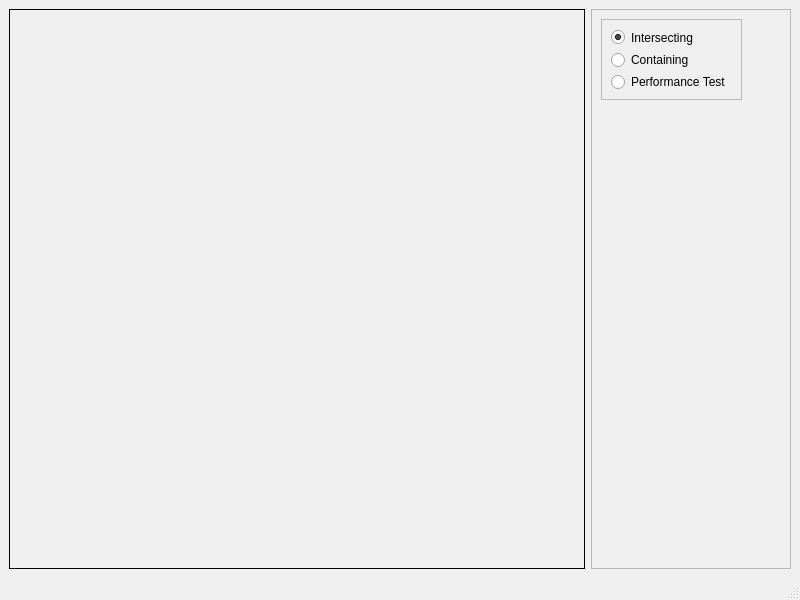
<?xml version="1.0" encoding="UTF-8"?>
<ui version="4.0">
 <class>ExampleCanvas</class>
 <widget class="QMainWindow" name="ExampleCanvas">
  <property name="geometry">
   <rect>
    <x>0</x>
    <y>0</y>
    <width>800</width>
    <height>600</height>
   </rect>
  </property>
  <property name="windowTitle">
   <string>ExampleCanvas</string>
  </property>
  <widget class="QWidget" name="centralwidget">
   <layout class="QGridLayout" name="gridLayout">
    <item row="0" column="0">
     <widget class="QFrame" name="canvasWidget">
      <property name="frameShape">
       <enum>QFrame::Box</enum>
      </property>
      <property name="frameShadow">
       <enum>QFrame::Plain</enum>
      </property>
     </widget>
    </item>
    <item row="0" column="1">
     <widget class="QFrame" name="frame">
      <property name="maximumSize">
       <size>
        <width>200</width>
        <height>16777215</height>
       </size>
      </property>
      <property name="frameShape">
       <enum>QFrame::StyledPanel</enum>
      </property>
      <property name="frameShadow">
       <enum>QFrame::Raised</enum>
      </property>
      <widget class="QFrame" name="frame_2">
       <property name="geometry">
        <rect>
         <x>10</x>
         <y>10</y>
         <width>141</width>
         <height>81</height>
        </rect>
       </property>
       <property name="frameShape">
        <enum>QFrame::StyledPanel</enum>
       </property>
       <property name="frameShadow">
        <enum>QFrame::Raised</enum>
       </property>
       <layout class="QVBoxLayout" name="verticalLayout">
        <item>
         <widget class="QRadioButton" name="intersecting_radioButton">
          <property name="text">
           <string>Intersecting</string>
          </property>
          <property name="checked">
           <bool>true</bool>
          </property>
         </widget>
        </item>
        <item>
         <widget class="QRadioButton" name="containing_radioButton">
          <property name="text">
           <string>Containing</string>
          </property>
         </widget>
        </item>
        <item>
         <widget class="QRadioButton" name="performanceTest_radioButton">
          <property name="text">
           <string>Performance Test</string>
          </property>
         </widget>
        </item>
       </layout>
      </widget>
     </widget>
    </item>
   </layout>
  </widget>
  <widget class="QMenuBar" name="menubar">
   <property name="geometry">
    <rect>
     <x>0</x>
     <y>0</y>
     <width>800</width>
     <height>21</height>
    </rect>
   </property>
  </widget>
  <widget class="QStatusBar" name="statusbar"/>
 </widget>
 <resources/>
 <connections/>
</ui>
